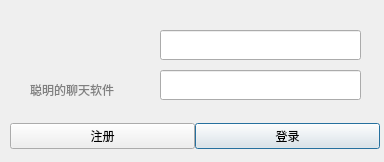
<?xml version="1.0" encoding="UTF-8"?>
<ui version="4.0">
 <class>LoginDialog</class>
 <widget class="QDialog" name="LoginDialog">
  <property name="geometry">
   <rect>
    <x>0</x>
    <y>0</y>
    <width>384</width>
    <height>162</height>
   </rect>
  </property>
  <property name="windowTitle">
   <string>SmartChat</string>
  </property>
  <property name="windowIcon">
   <iconset resource="icons.qrc">
    <normaloff>:/img/logo.png</normaloff>:/img/logo.png</iconset>
  </property>
  <widget class="QLineEdit" name="nameEdit">
   <property name="geometry">
    <rect>
     <x>160</x>
     <y>30</y>
     <width>201</width>
     <height>30</height>
    </rect>
   </property>
   <property name="font">
    <font>
     <pointsize>12</pointsize>
    </font>
   </property>
   <property name="whatsThis">
    <string>输入你的扇贝网用户名称</string>
   </property>
  </widget>
  <widget class="QLabel" name="infoLabel">
   <property name="geometry">
    <rect>
     <x>30</x>
     <y>80</y>
     <width>111</width>
     <height>20</height>
    </rect>
   </property>
   <property name="styleSheet">
    <string notr="true">color:Gray;</string>
   </property>
   <property name="text">
    <string>聪明的聊天软件</string>
   </property>
  </widget>
  <widget class="QLabel" name="userIcon">
   <property name="geometry">
    <rect>
     <x>340</x>
     <y>40</y>
     <width>21</width>
     <height>21</height>
    </rect>
   </property>
   <property name="text">
    <string/>
   </property>
   <property name="pixmap">
    <pixmap resource="icons.qrc">:/img/face.png</pixmap>
   </property>
  </widget>
  <widget class="QWidget" name="layoutWidget">
   <property name="geometry">
    <rect>
     <x>10</x>
     <y>120</y>
     <width>370</width>
     <height>32</height>
    </rect>
   </property>
   <layout class="QHBoxLayout" name="horizontalLayout">
    <property name="spacing">
     <number>0</number>
    </property>
    <item>
     <widget class="QPushButton" name="registerButton">
      <property name="text">
       <string>注册</string>
      </property>
      <property name="autoDefault">
       <bool>false</bool>
      </property>
     </widget>
    </item>
    <item>
     <widget class="QPushButton" name="loginButton">
      <property name="text">
       <string>登录</string>
      </property>
      <property name="autoDefault">
       <bool>true</bool>
      </property>
     </widget>
    </item>
   </layout>
  </widget>
  <widget class="QLabel" name="logoLabel">
   <property name="geometry">
    <rect>
     <x>20</x>
     <y>20</y>
     <width>141</width>
     <height>51</height>
    </rect>
   </property>
   <property name="text">
    <string/>
   </property>
   <property name="pixmap">
    <pixmap resource="icons.qrc">:/img/new_logo.png</pixmap>
   </property>
  </widget>
  <widget class="QLineEdit" name="passwordEdit">
   <property name="geometry">
    <rect>
     <x>160</x>
     <y>70</y>
     <width>201</width>
     <height>30</height>
    </rect>
   </property>
   <property name="font">
    <font>
     <pointsize>12</pointsize>
    </font>
   </property>
   <property name="whatsThis">
    <string>输入你的扇贝网用户名称</string>
   </property>
  </widget>
  <widget class="QLabel" name="passwordIcon">
   <property name="geometry">
    <rect>
     <x>340</x>
     <y>80</y>
     <width>21</width>
     <height>21</height>
    </rect>
   </property>
   <property name="text">
    <string/>
   </property>
   <property name="pixmap">
    <pixmap resource="icons.qrc">:/img/key.png</pixmap>
   </property>
  </widget>
 </widget>
 <resources>
  <include location="icons.qrc"/>
 </resources>
 <connections/>
</ui>
